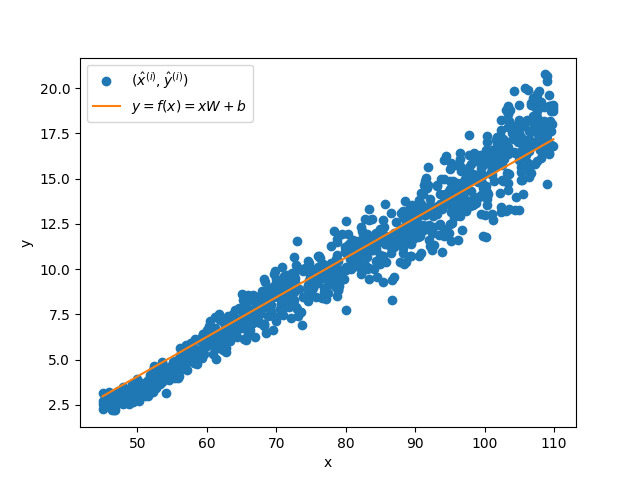

This chart was generated by the following Python code:
import torch
import matplotlib.pyplot as plt
import pandas as pd

# Visualize result
data = pd.read_csv("./data/length_weight.csv")

weight = data["weight"].tolist()
length = data["length"].tolist()

# Numpy: length = data["length"].to_numpy()

# Observed/training input and output
x_train = torch.tensor(length).reshape(-1, 1)  # x_train = [[1], [1.5], [2], [3], [4], [5], [6]]
y_train = torch.tensor(weight).reshape(-1, 1)  # y_train = [[5], [3.5], [3], [4], [3], [1.5], [2]]


class LinearRegressionModel:
    def __init__(self):
        # Model variables
        self.W = torch.tensor([[0.5]], requires_grad=True)  # requires_grad enables calculation of gradients
        self.b = torch.tensor([[0.0]], requires_grad=True)

    # Predictor
    def f(self, x):
        return x @ self.W + self.b  # @ corresponds to matrix multiplication

    # Uses Mean Squared Error
    def loss(self, x, y):
        return torch.nn.functional.mse_loss(self.f(x), y)

model = LinearRegressionModel()

# Optimize: adjust W and b to minimize loss using stochastic gradient descent
optimizer = torch.optim.SGD([model.b, model.W], 0.0001)
for epoch in range(150000):
    model.loss(x_train, y_train).backward()  # Compute loss gradients
    optimizer.step()  # Perform optimization by adjusting W and b,
    optimizer.zero_grad()  # Clear gradients for next step

# Print model variables and loss
print("W = %s, b = %s, loss = %s" % (model.W, model.b, model.loss(x_train, y_train)))

# Visualize result
plt.plot(x_train, y_train, 'o', label='$(\\hat x^{(i)},\\hat y^{(i)})$')
plt.xlabel('x')
plt.ylabel('y')
x = torch.tensor([[torch.min(x_train)], [torch.max(x_train)]])  # x = [[1], [6]]]
plt.plot(x, model.f(x).detach(), label='$y = f(x) = xW+b$')
plt.legend()

plt.savefig("task1")
plt.show()
